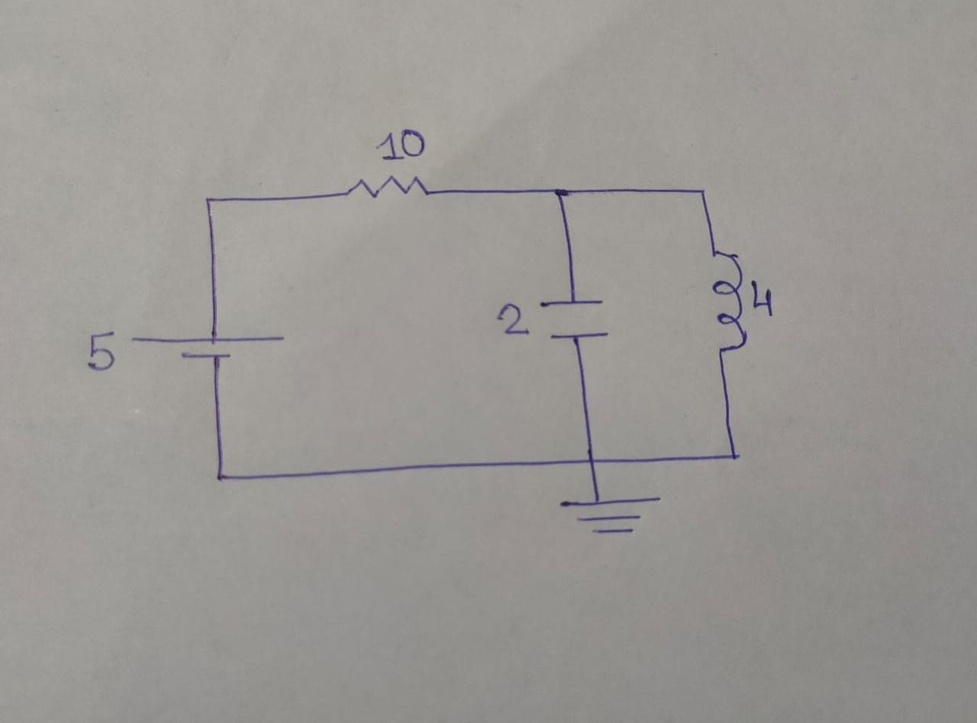
#> input picture testCCTs/cct1.jpeg, 977 x 723 px, shrunk from 1280 x 947 before the run
$ jupyter execute 'Simple Thresholding.ipynb'
#> lines starting #> are read from the running program, lines starting #| are printed output that depends on the picture; after the words box and inside, x2 and y2 are one past the last pixel; in counts of white or black regions, pixels touching at a corner belong together
[cell 1]
import cv2 as cv
import numpy as np
from matplotlib import pyplot as plt

img = cv.imread("../testCCTs/cct1.jpeg",0)
#> img: shape (723, 977); min 25, max 185, mean 152.4

ret,thresh1 = cv.threshold(img,127,255,cv.THRESH_BINARY)
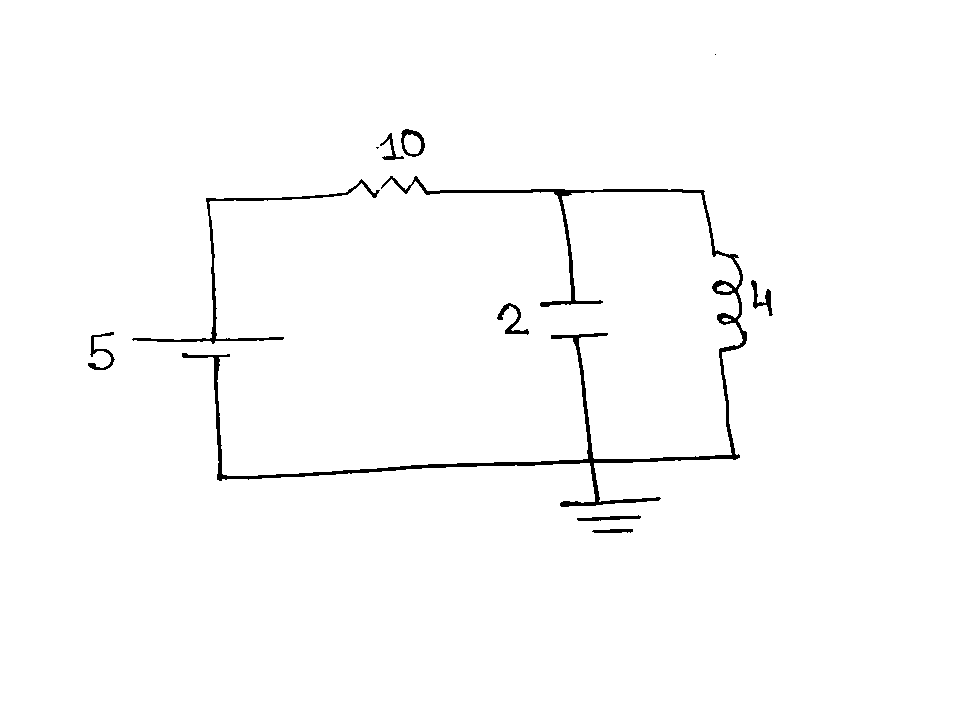
#> thresh1: shape (723, 977); 98.6% white; 11 black regions (2 under 20 px), largest, box (x1, y1, x2, y2) and area: (182, 176, 747, 507) 6680, (132, 179, 380, 344) 1330, (497, 303, 529, 335) 289
ret,thresh2 = cv.threshold(img,127,255,cv.THRESH_BINARY_INV)
ret,thresh3 = cv.threshold(img,127,255,cv.THRESH_TRUNC)
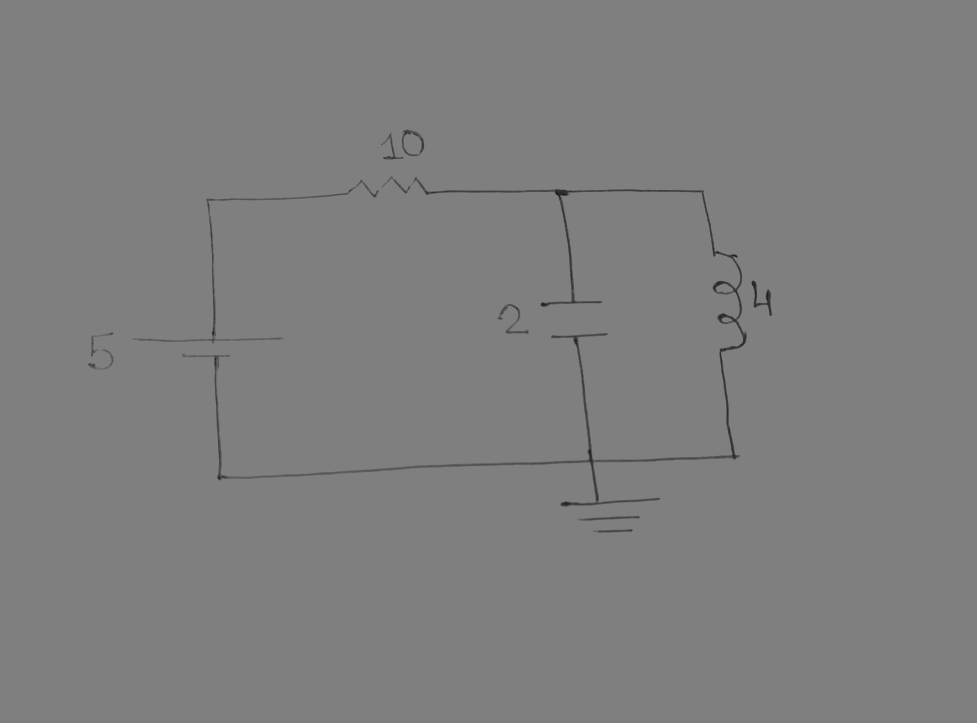
#> thresh3: shape (723, 977); min 25, max 127, mean 126.5
ret,thresh4 = cv.threshold(img,127,255,cv.THRESH_TOZERO)
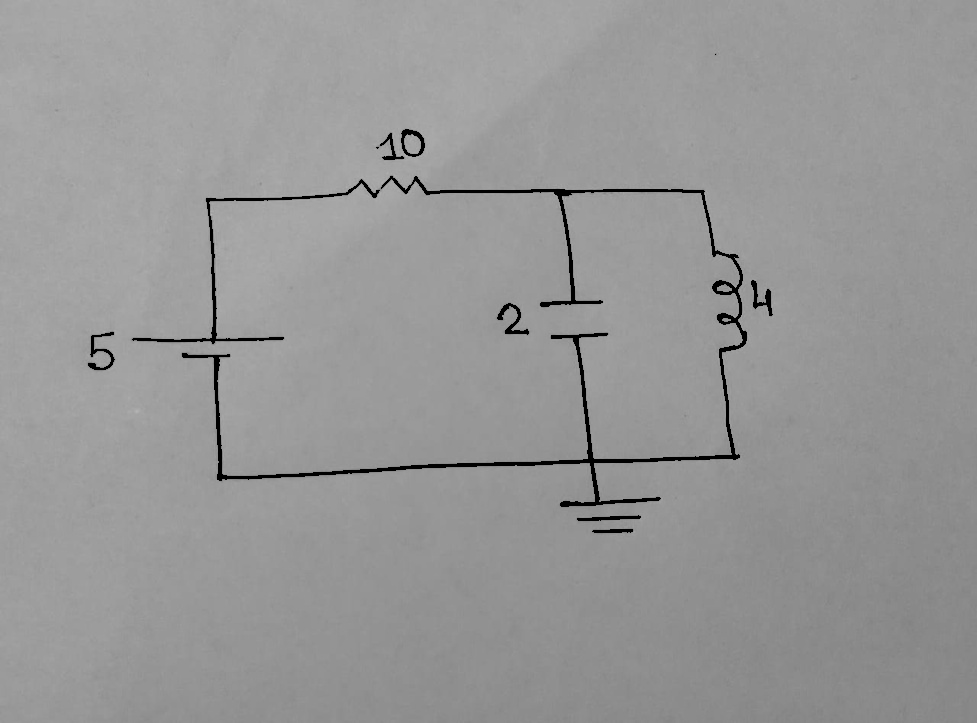
#> thresh4: shape (723, 977); min 0, max 185, mean 151.1
ret,thresh5 = cv.threshold(img,127,255,cv.THRESH_TOZERO_INV)
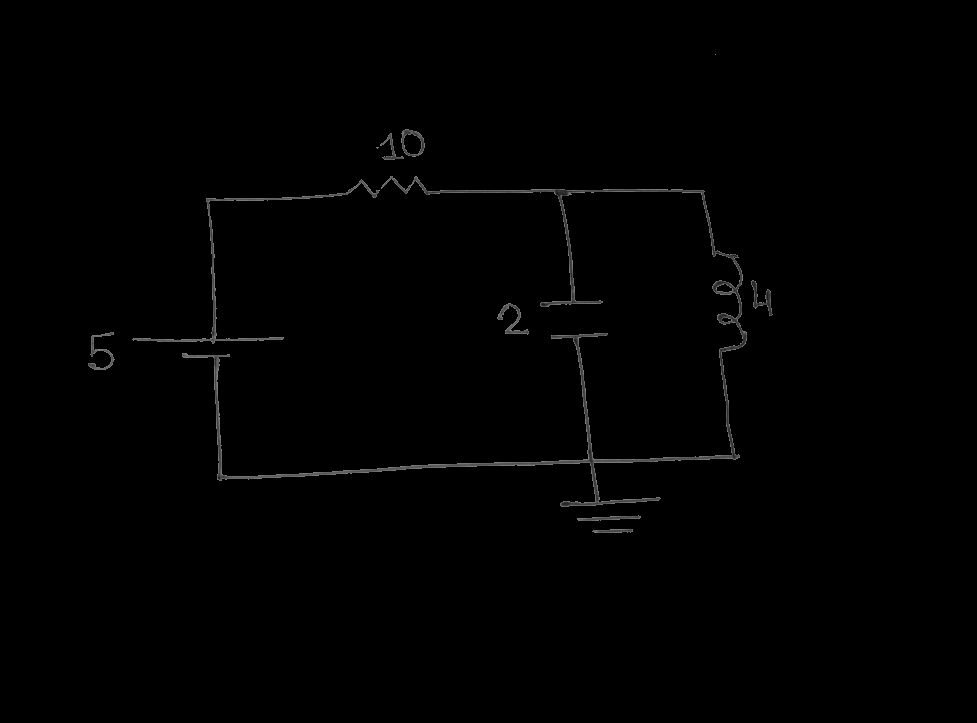
#> thresh5: shape (723, 977); min 0, max 127, mean 1.2
titles = ['Original Image','BINARY','BINARY_INV','TRUNC','TOZERO','TOZERO_INV']
images = [img, thresh1, thresh2, thresh3, thresh4, thresh5]

row=2
col=3
fig, axes = plt.subplots(row, col, figsize=(15,8))
for i in range(6):
    plt.subplot(2,3,i+1),plt.imshow(images[i],'gray',vmin=0,vmax=255)
    plt.title(titles[i])
plt.show()
